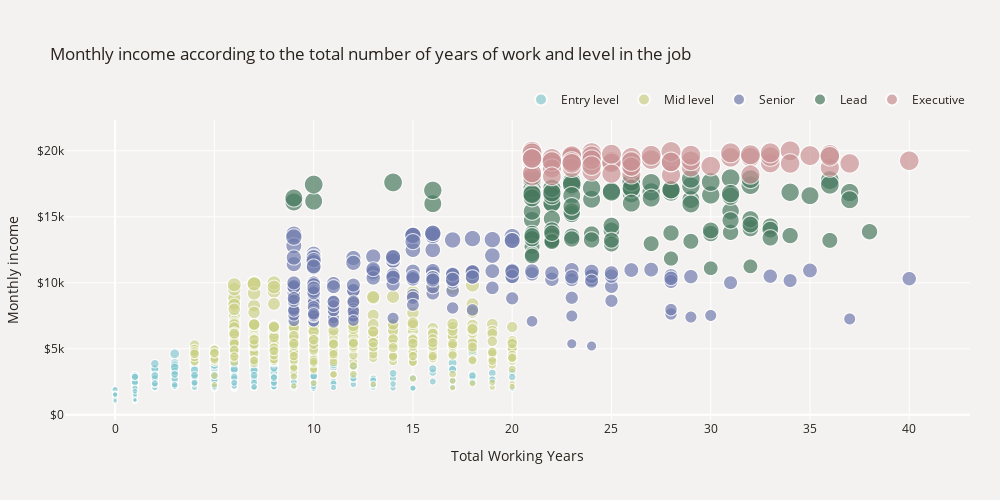

The notebook cell this image was saved under:
### Markdown cell above
**Tiêu đề:** Thu nhập hàng tháng theo tổng số năm làm việc và cấp bậc trong công việc

**Loại biểu đồ:** Scatter plot

**Lý do lựa chọn:** 
- Scatter plot là một công cụ mạnh mẽ để thể hiện quan hệ giữa hai biến số liên tục là 'MonthlyIcome' và 'TotalWorkingYears'. Ngoài ra để phân loại điểm dữ liệu thuộc 'JobLevel' nào ta có thể dùng tham số 'color', hoặc để thể hiện độ lớn của 'MonthyIncome' ta có thể sử dụng tham số 'size' trong syntax của Scatter plot để biểu thị.

**Trực quan hóa:**

### Code cell
plot_df = df.copy()
plot_df['JobLevel'] = pd.Categorical(
    plot_df['JobLevel']).rename_categories( 
    ['Entry level', 'Mid level', 'Senior', 'Lead', 'Executive'])
col=['#88C9D1', '#CCD188', '#707BAD', '#48795E','#C99193']
fig = px.scatter(plot_df, x='TotalWorkingYears', y='MonthlyIncome', 
                 color='JobLevel', size='MonthlyIncome',
                 color_discrete_sequence=col, 
                 category_orders={'JobLevel': ['Entry level', 'Mid level', 'Senior', 'Lead', 'Executive']})
fig.update_layout(legend=dict(orientation="h", yanchor="bottom", y=1.02, xanchor="right", x=1),
                  title='Monthly income according to the total number of years of work and level in the job <br>',
                  xaxis_title='Total Working Years', yaxis=dict(title='Monthly income',tickprefix='$'), 
                  legend_title='', font_color='#28221D',
                  margin=dict(l=40, r=30, b=80, t=120),paper_bgcolor='#F4F2F0', plot_bgcolor='#F4F2F0',
                  height = 500,
                  width = 1000)
fig.show()

### Figure 1 — Plotly figure (JSON) as saved in the notebook; plotly's stock layout.template omitted (floating-point values rounded to 4 significant figures; data arrays with more than 128 entries replaced by an {"elided": "..."} marker saying what was removed)
{"data": [{"hovertemplate": "JobLevel=Entry level<br>TotalWorkingYears=%{x}<br>MonthlyIncome=%{marker.size}<extra></extra>", "legendgroup": "Entry level", "marker": {"color": "#88C9D1", "size": {"elided": "543 int values"}, "sizemode": "area", "sizeref": 50.0, "symbol": "circle"}, "mode": "markers", "name": "Entry level", "showlegend": true, "type": "scattergl", "x": {"elided": "543 int values"}, "xaxis": "x", "y": {"elided": "543 int values"}, "yaxis": "y"}, {"hovertemplate": "JobLevel=Mid level<br>TotalWorkingYears=%{x}<br>MonthlyIncome=%{marker.size}<extra></extra>", "legendgroup": "Mid level", "marker": {"color": "#CCD188", "size": {"elided": "534 int values"}, "sizemode": "area", "sizeref": 50.0, "symbol": "circle"}, "mode": "markers", "name": "Mid level", "showlegend": true, "type": "scattergl", "x": {"elided": "534 int values"}, "xaxis": "x", "y": {"elided": "534 int values"}, "yaxis": "y"}, {"hovertemplate": "JobLevel=Senior<br>TotalWorkingYears=%{x}<br>MonthlyIncome=%{marker.size}<extra></extra>", "legendgroup": "Senior", "marker": {"color": "#707BAD", "size": {"elided": "218 int values"}, "sizemode": "area", "sizeref": 50.0, "symbol": "circle"}, "mode": "markers", "name": "Senior", "showlegend": true, "type": "scattergl", "x": {"elided": "218 int values"}, "xaxis": "x", "y": {"elided": "218 int values"}, "yaxis": "y"}, {"hovertemplate": "JobLevel=Lead<br>TotalWorkingYears=%{x}<br>MonthlyIncome=%{marker.size}<extra></extra>", "legendgroup": "Lead", "marker": {"color": "#48795E", "size": [15427, 14756, 13503, 13872, 17328, 16959, 17181, 13734, 16792, 16064, 16872, 13496, 17584, 13525, 16015, 17068, 13964, 15992, 16659, 14336, 13212, 16555, 14118, 17046, 17861, 16835, 13237, 16184, 16595, 16627, 15402, 14814, 13770, 11103, 16856, 17639, 16752, 17159, 16307, 13826, 11836, 14275, 17924, 17099, 14852, 13194, 17444, 17399, 13973, 12742, 13726, 13320, 17650, 16756, 17665, 16885, 17465, 12169, 13120, 13758, 17048, 17856, 17779, 16124, 13577, 17123, 16880, 17861, 14026, 13142, 13695, 13402, 13247, 16799, 17328, 14732, 16422, 17169, 16598, 17007, 16032, 16328, 16606, 14411, 16437, 17567, 11245, 15202, 16413, 13966, 17426, 17603, 15972, 15379, 12936, 16704, 12965, 16291, 15787, 13225, 16823, 17174, 17875, 13341, 13570, 12031], "sizemode": "area", "sizeref": 50.0, "symbol": "circle"}, "mode": "markers", "name": "Lead", "showlegend": true, "type": "scattergl", "x": [31, 21, 22, 38, 23, 25, 21, 21, 22, 22, 28, 21, 21, 23, 22, 21, 25, 16, 30, 25, 36, 31, 32, 28, 26, 37, 22, 10, 22, 21, 21, 32, 28, 30, 34, 30, 26, 22, 29, 31, 28, 33, 31, 26, 22, 22, 10, 32, 22, 21, 30, 23, 26, 31, 23, 27, 23, 21, 22, 22, 28, 32, 36, 9, 34, 21, 25, 21, 33, 29, 24, 33, 24, 21, 29, 31, 9, 26, 35, 16, 26, 24, 23, 32, 21, 27, 32, 23, 27, 30, 36, 14, 29, 23, 25, 21, 27, 37, 23, 25, 22, 24, 29, 21, 21, 21], "xaxis": "x", "y": [15427, 14756, 13503, 13872, 17328, 16959, 17181, 13734, 16792, 16064, 16872, 13496, 17584, 13525, 16015, 17068, 13964, 15992, 16659, 14336, 13212, 16555, 14118, 17046, 17861, 16835, 13237, 16184, 16595, 16627, 15402, 14814, 13770, 11103, 16856, 17639, 16752, 17159, 16307, 13826, 11836, 14275, 17924, 17099, 14852, 13194, 17444, 17399, 13973, 12742, 13726, 13320, 17650, 16756, 17665, 16885, 17465, 12169, 13120, 13758, 17048, 17856, 17779, 16124, 13577, 17123, 16880, 17861, 14026, 13142, 13695, 13402, 13247, 16799, 17328, 14732, 16422, 17169, 16598, 17007, 16032, 16328, 16606, 14411, 16437, 17567, 11245, 15202, 16413, 13966, 17426, 17603, 15972, 15379, 12936, 16704, 12965, 16291, 15787, 13225, 16823, 17174, 17875, 13341, 13570, 12031], "yaxis": "y"}, {"hovertemplate": "JobLevel=Executive<br>TotalWorkingYears=%{x}<br>MonthlyIncome=%{marker.size}<extra></extra>", "legendgroup": "Executive", "marker": {"color": "#C99193", "size": [19094, 18947, 19545, 18740, 18844, 18172, 19537, 19926, 19033, 18722, 19999, 19232, 19517, 19068, 19202, 19436, 19045, 19144, 18665, 19272, 18300, 19406, 19197, 19566, 18041, 19502, 18200, 19513, 19141, 19189, 19859, 18430, 19246, 19419, 18303, 19973, 19845, 19237, 19627, 19626, 19943, 18606, 19081, 19740, 18711, 18265, 18213, 18824, 18789, 19847, 19190, 18061, 19187, 19717, 19701, 19586, 19331, 19613, 19049, 19658, 19833, 19038, 19328, 19392, 19665, 19161, 19636, 19431, 18880], "sizemode": "area", "sizeref": 50.0, "symbol": "circle"}, "mode": "markers", "name": "Executive", "showlegend": true, "type": "scattergl", "x": [26, 22, 23, 29, 30, 28, 23, 21, 21, 36, 34, 22, 32, 33, 25, 22, 37, 28, 22, 21, 21, 24, 21, 33, 21, 31, 32, 26, 23, 22, 24, 24, 40, 21, 21, 21, 33, 29, 23, 21, 28, 26, 25, 25, 23, 25, 26, 26, 26, 31, 26, 22, 23, 36, 32, 36, 27, 24, 23, 27, 21, 34, 24, 21, 29, 28, 35, 21, 24], "xaxis": "x", "y": [19094, 18947, 19545, 18740, 18844, 18172, 19537, 19926, 19033, 18722, 19999, 19232, 19517, 19068, 19202, 19436, 19045, 19144, 18665, 19272, 18300, 19406, 19197, 19566, 18041, 19502, 18200, 19513, 19141, 19189, 19859, 18430, 19246, 19419, 18303, 19973, 19845, 19237, 19627, 19626, 19943, 18606, 19081, 19740, 18711, 18265, 18213, 18824, 18789, 19847, 19190, 18061, 19187, 19717, 19701, 19586, 19331, 19613, 19049, 19658, 19833, 19038, 19328, 19392, 19665, 19161, 19636, 19431, 18880], "yaxis": "y"}], "layout": {"font": {"color": "#28221D"}, "height": 500, "legend": {"itemsizing": "constant", "orientation": "h", "title": {"text": ""}, "tracegroupgap": 0, "x": 1, "xanchor": "right", "y": 1.02, "yanchor": "bottom"}, "margin": {"b": 80, "l": 40, "r": 30, "t": 120}, "paper_bgcolor": "#F4F2F0", "plot_bgcolor": "#F4F2F0", "title": {"text": "Monthly income according to the total number of years of work and level in the job <br>"}, "width": 1000, "xaxis": {"anchor": "y", "autorange": true, "domain": [0, 1], "range": [-2.526, 43.06], "title": {"text": "Total Working Years"}, "type": "linear"}, "yaxis": {"anchor": "x", "autorange": true, "domain": [0, 1], "range": [-396.6, 22330.0], "tickprefix": "$", "title": {"text": "Monthly income"}, "type": "linear"}}}
